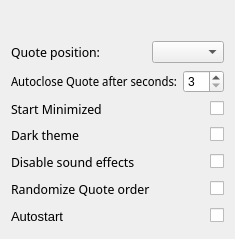
<?xml version="1.0" encoding="UTF-8"?>
<ui version="4.0">
 <class>AdvancedOptionsDialog</class>
 <widget class="QDialog" name="AdvancedOptionsDialog">
  <property name="windowModality">
   <enum>Qt::ApplicationModal</enum>
  </property>
  <property name="geometry">
   <rect>
    <x>0</x>
    <y>0</y>
    <width>232</width>
    <height>239</height>
   </rect>
  </property>
  <property name="windowTitle">
   <string>Advanced Options</string>
  </property>
  <property name="windowIcon">
   <iconset resource="resources.qrc">
    <normaloff>:/Icons/favicon.ico</normaloff>:/Icons/favicon.ico</iconset>
  </property>
  <layout class="QGridLayout" name="gridLayout">
   <item row="0" column="0">
    <layout class="QHBoxLayout" name="horizontalLayout">
     <item>
      <spacer name="horizontalSpacer">
       <property name="orientation">
        <enum>Qt::Horizontal</enum>
       </property>
       <property name="sizeHint" stdset="0">
        <size>
         <width>40</width>
         <height>20</height>
        </size>
       </property>
      </spacer>
     </item>
     <item>
      <widget class="QPushButton" name="CloseButton_2">
       <property name="maximumSize">
        <size>
         <width>20</width>
         <height>16777215</height>
        </size>
       </property>
       <property name="text">
        <string/>
       </property>
       <property name="icon">
        <iconset resource="resources.qrc">
         <normaloff>:/Icons/closeicon.png</normaloff>:/Icons/closeicon.png</iconset>
       </property>
       <property name="flat">
        <bool>true</bool>
       </property>
      </widget>
     </item>
    </layout>
   </item>
   <item row="1" column="0">
    <layout class="QHBoxLayout" name="horizontalLayout_6">
     <item>
      <widget class="QLabel" name="PositionLabel">
       <property name="font">
        <font>
         <family>Noto Sans Display</family>
         <pointsize>10</pointsize>
         <italic>false</italic>
         <strikeout>false</strikeout>
        </font>
       </property>
       <property name="text">
        <string>Quote position:</string>
       </property>
      </widget>
     </item>
     <item>
      <spacer name="horizontalSpacer_9">
       <property name="orientation">
        <enum>Qt::Horizontal</enum>
       </property>
       <property name="sizeHint" stdset="0">
        <size>
         <width>40</width>
         <height>20</height>
        </size>
       </property>
      </spacer>
     </item>
     <item>
      <widget class="QComboBox" name="PositionComboBox">
       <property name="maxVisibleItems">
        <number>4</number>
       </property>
      </widget>
     </item>
    </layout>
   </item>
   <item row="2" column="0">
    <layout class="QHBoxLayout" name="horizontalLayout_10">
     <item>
      <widget class="QLabel" name="SecondsLabel">
       <property name="font">
        <font>
         <family>Noto Sans Display</family>
         <italic>false</italic>
         <strikeout>false</strikeout>
        </font>
       </property>
       <property name="text">
        <string>Autoclose Quote after seconds:</string>
       </property>
      </widget>
     </item>
     <item>
      <widget class="QSpinBox" name="SecondsSpinBox">
       <property name="maximumSize">
        <size>
         <width>42</width>
         <height>16777215</height>
        </size>
       </property>
       <property name="minimum">
        <number>3</number>
       </property>
       <property name="maximum">
        <number>61</number>
       </property>
      </widget>
     </item>
     <item>
      <spacer name="horizontalSpacer_8">
       <property name="orientation">
        <enum>Qt::Horizontal</enum>
       </property>
       <property name="sizeHint" stdset="0">
        <size>
         <width>40</width>
         <height>20</height>
        </size>
       </property>
      </spacer>
     </item>
    </layout>
   </item>
   <item row="3" column="0">
    <layout class="QHBoxLayout" name="horizontalLayout_13">
     <item>
      <widget class="QLabel" name="MinimizedLabel">
       <property name="font">
        <font>
         <family>Noto Sans Display</family>
         <pointsize>10</pointsize>
         <italic>false</italic>
         <strikeout>false</strikeout>
        </font>
       </property>
       <property name="text">
        <string>Start Minimized</string>
       </property>
      </widget>
     </item>
     <item>
      <spacer name="horizontalSpacer_7">
       <property name="orientation">
        <enum>Qt::Horizontal</enum>
       </property>
       <property name="sizeHint" stdset="0">
        <size>
         <width>98</width>
         <height>17</height>
        </size>
       </property>
      </spacer>
     </item>
     <item>
      <widget class="QCheckBox" name="MinimizedCheckBox">
       <property name="maximumSize">
        <size>
         <width>22</width>
         <height>16777215</height>
        </size>
       </property>
       <property name="text">
        <string/>
       </property>
      </widget>
     </item>
    </layout>
   </item>
   <item row="4" column="0">
    <layout class="QHBoxLayout" name="horizontalLayout_9">
     <item>
      <widget class="QLabel" name="DarkThemeLabel">
       <property name="font">
        <font>
         <family>Noto Sans Display</family>
         <pointsize>10</pointsize>
         <italic>false</italic>
         <strikeout>false</strikeout>
        </font>
       </property>
       <property name="text">
        <string>Dark theme</string>
       </property>
      </widget>
     </item>
     <item>
      <spacer name="horizontalSpacer_10">
       <property name="orientation">
        <enum>Qt::Horizontal</enum>
       </property>
       <property name="sizeHint" stdset="0">
        <size>
         <width>40</width>
         <height>20</height>
        </size>
       </property>
      </spacer>
     </item>
     <item>
      <widget class="QCheckBox" name="DarkThemeCheckBox">
       <property name="maximumSize">
        <size>
         <width>21</width>
         <height>16777215</height>
        </size>
       </property>
       <property name="text">
        <string/>
       </property>
      </widget>
     </item>
    </layout>
   </item>
   <item row="5" column="0">
    <layout class="QHBoxLayout" name="horizontalLayout_11">
     <item>
      <widget class="QLabel" name="DisableSoundLabel">
       <property name="font">
        <font>
         <family>Noto Sans Display</family>
         <pointsize>10</pointsize>
         <italic>false</italic>
         <strikeout>false</strikeout>
        </font>
       </property>
       <property name="text">
        <string>Disable sound effects</string>
       </property>
      </widget>
     </item>
     <item>
      <spacer name="horizontalSpacer_11">
       <property name="orientation">
        <enum>Qt::Horizontal</enum>
       </property>
       <property name="sizeHint" stdset="0">
        <size>
         <width>40</width>
         <height>20</height>
        </size>
       </property>
      </spacer>
     </item>
     <item>
      <widget class="QCheckBox" name="DisableSoundCheckBox">
       <property name="maximumSize">
        <size>
         <width>21</width>
         <height>16777215</height>
        </size>
       </property>
       <property name="text">
        <string/>
       </property>
      </widget>
     </item>
    </layout>
   </item>
   <item row="6" column="0">
    <layout class="QHBoxLayout" name="horizontalLayout_12">
     <item>
      <widget class="QLabel" name="RandomLabel">
       <property name="maximumSize">
        <size>
         <width>255</width>
         <height>16777215</height>
        </size>
       </property>
       <property name="font">
        <font>
         <family>Noto Sans Display</family>
         <pointsize>10</pointsize>
         <italic>false</italic>
         <strikeout>false</strikeout>
        </font>
       </property>
       <property name="text">
        <string>Randomize Quote order</string>
       </property>
      </widget>
     </item>
     <item>
      <spacer name="horizontalSpacer_5">
       <property name="orientation">
        <enum>Qt::Horizontal</enum>
       </property>
       <property name="sizeHint" stdset="0">
        <size>
         <width>40</width>
         <height>20</height>
        </size>
       </property>
      </spacer>
     </item>
     <item>
      <widget class="QCheckBox" name="RandomCheckBox">
       <property name="maximumSize">
        <size>
         <width>21</width>
         <height>16777215</height>
        </size>
       </property>
       <property name="text">
        <string/>
       </property>
      </widget>
     </item>
    </layout>
   </item>
   <item row="7" column="0">
    <layout class="QHBoxLayout" name="horizontalLayout_8">
     <item>
      <widget class="QLabel" name="AutostartLabel">
       <property name="maximumSize">
        <size>
         <width>255</width>
         <height>16777215</height>
        </size>
       </property>
       <property name="font">
        <font>
         <pointsize>10</pointsize>
         <italic>false</italic>
         <strikeout>false</strikeout>
        </font>
       </property>
       <property name="text">
        <string>Autostart</string>
       </property>
      </widget>
     </item>
     <item>
      <spacer name="horizontalSpacer_6">
       <property name="orientation">
        <enum>Qt::Horizontal</enum>
       </property>
       <property name="sizeHint" stdset="0">
        <size>
         <width>40</width>
         <height>20</height>
        </size>
       </property>
      </spacer>
     </item>
     <item>
      <widget class="QCheckBox" name="AutostartCheckBox">
       <property name="maximumSize">
        <size>
         <width>22</width>
         <height>16777215</height>
        </size>
       </property>
       <property name="text">
        <string/>
       </property>
      </widget>
     </item>
    </layout>
   </item>
  </layout>
 </widget>
 <resources>
  <include location="resources.qrc"/>
 </resources>
 <connections/>
</ui>
